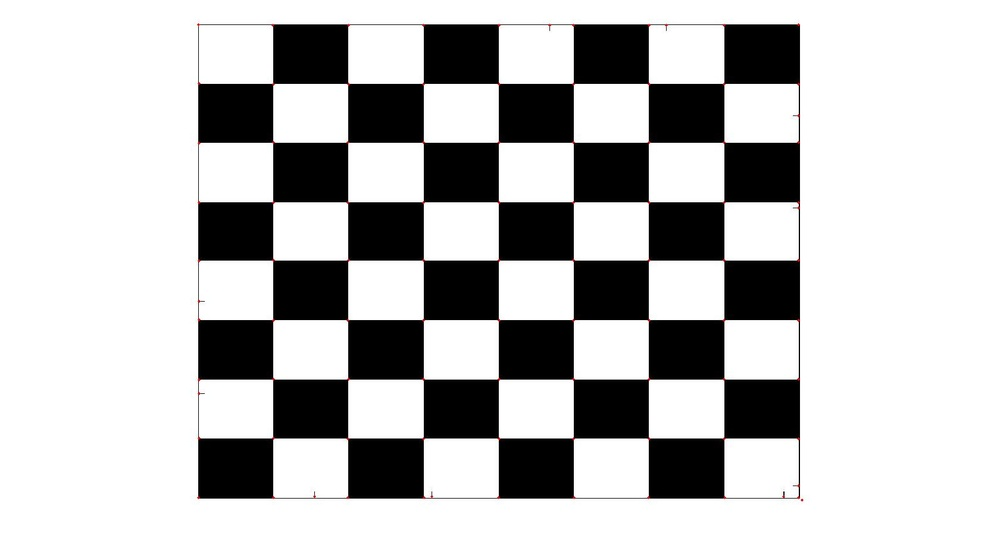
%> input picture corner_detection/harris.jpg, 1000 x 545 px, shrunk from 1680 x 916 before the run
$ octave harrisConvolution.m   (GNU Octave 9; MATLAB toolbox functions it lacks are replaced by stand-ins)
%> lines starting %> are read from the running program, lines starting %| are printed output that depends on the picture; in (x1, y1, x2, y2) boxes, pixels count from 0 and x2, y2 are one past the last pixel; in counts of white or black regions, pixels touching at a corner belong together; the program's own positions count from 1
clear all;

% read image
I = imread('harris.jpg');
%> I is the input picture: size 545x1000x3 uint8; mean R, G, B 187.8, 187.7, 187.7
I = rgb2gray(I);
%> I: size 545x1000 uint8
I = im2double(I);
%> I: size 545x1000 double

% initialize sobel filter masks
sobelX = [1 0 -1; 2 0 -2; 1 0 -1];
sobelY = [1 2 1; 0 0 0; -1 -2 -1];

% compute gradients
Ix = conv2(I, sobelX, 'same');
Iy = conv2(I, sobelY, 'same');
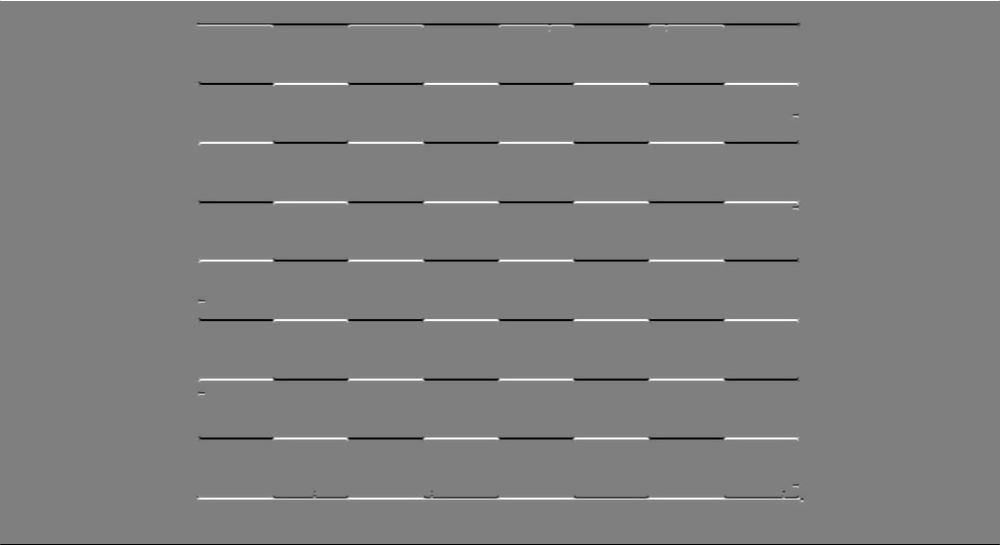
%> Iy: size 545x1000 double; min -4, max 4, mean -8.34e-19; drawn with min black and max white

Ix2 = Ix.^2;
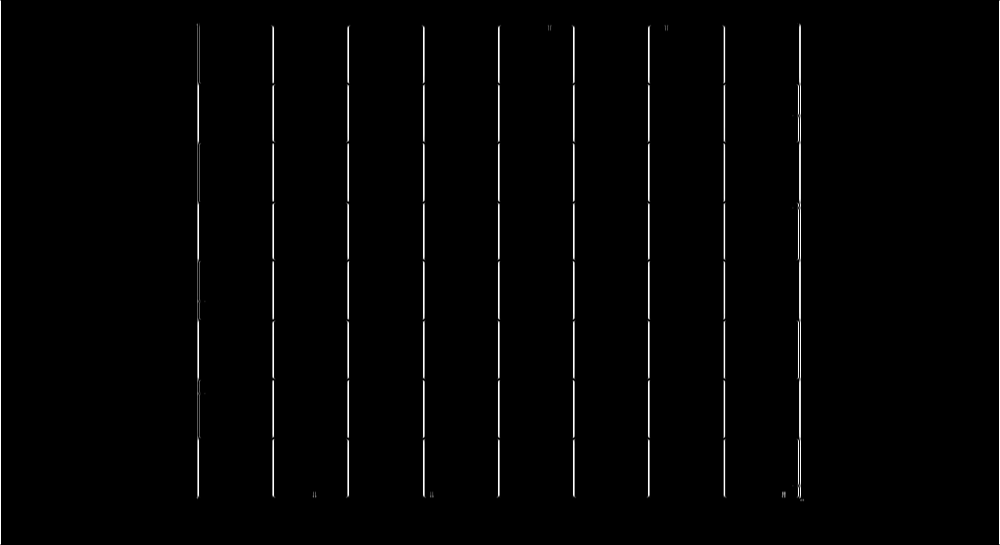
%> Ix2: size 545x1000 double; min 0, max 16, mean 0.226; drawn with min black and max white
Iy2 = Iy.^2;
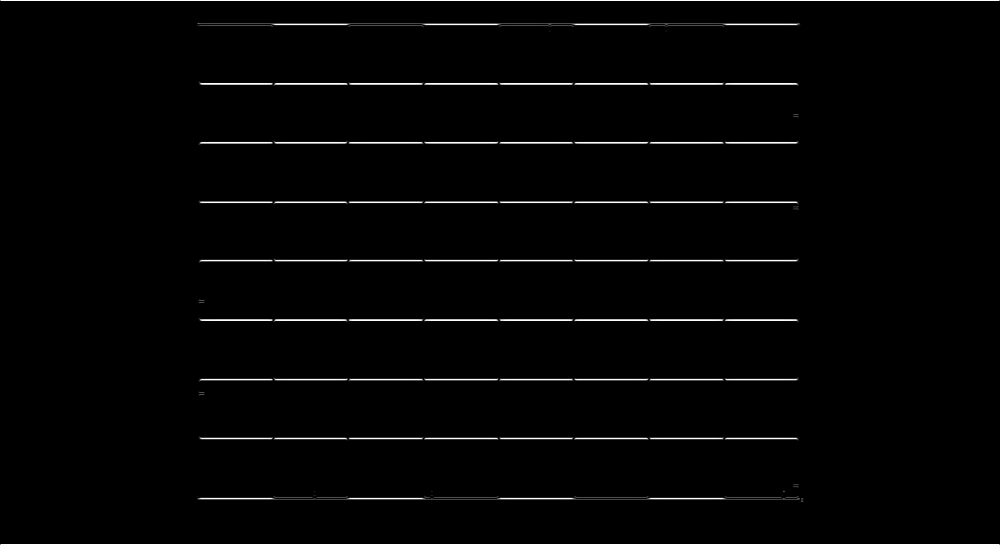
%> Iy2: size 545x1000 double; min 0, max 16, mean 0.286; drawn with min black and max white
Ixy = Ix.*Iy;

% gaussian filter
Ix2 = imgaussfilt(Ix2);
Iy2 = imgaussfilt(Iy2);
Ixy = imgaussfilt(Ixy);

% Sum up M over window using conv2
M11 = Ix2;
M12 = Ixy;
M21 = Ixy;
M22 = Iy2;

sumFilter = [1 1 1; 1 1 1; 1 1 1];

M11sum = conv2(M11, sumFilter, 'same');
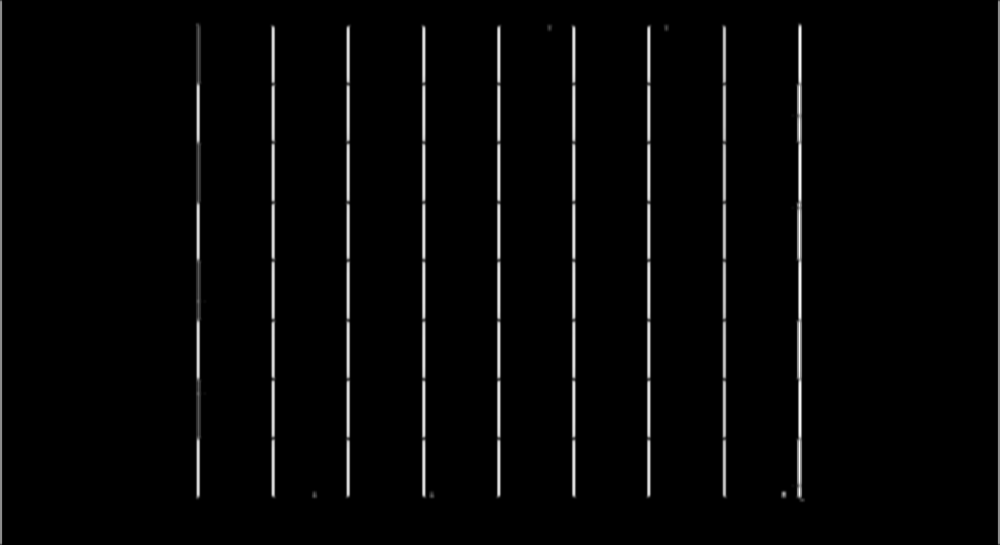
%> M11sum: size 545x1000 double; min 0, max 86.6, mean 1.9; drawn with min black and max white
M12sum = conv2(M12, sumFilter, 'same');
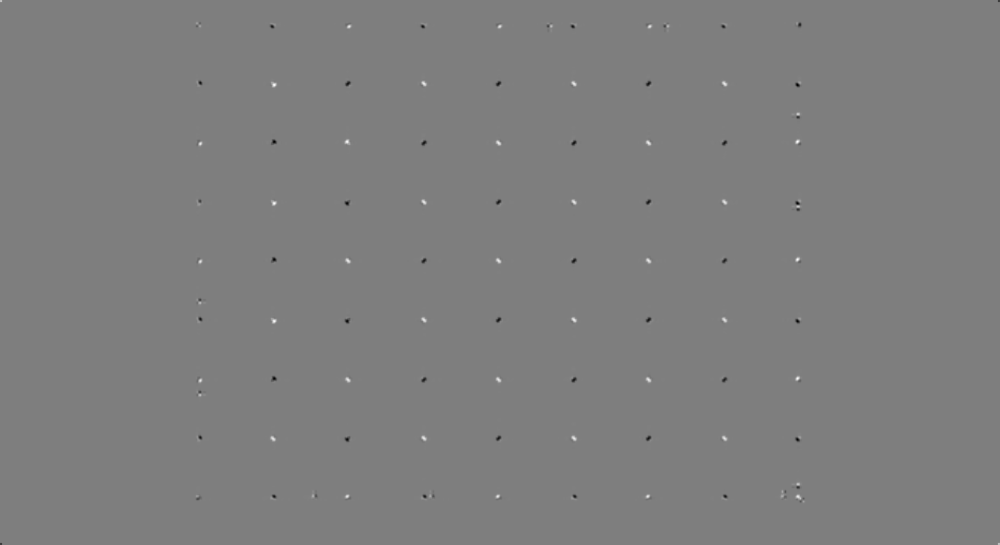
%> M12sum: size 545x1000 double; min -17.59, max 17.77, mean -0.000445; drawn with min black and max white
M21sum = conv2(M21, sumFilter, 'same');
M22sum = conv2(M22, sumFilter, 'same');
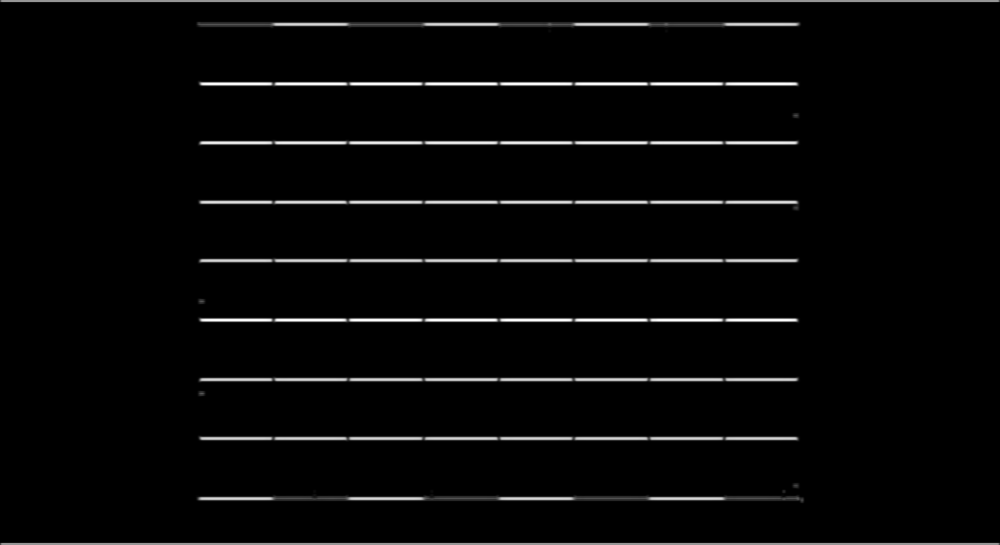
%> M22sum: size 545x1000 double; min 0, max 81.07, mean 2.4; drawn with min black and max white

% calculate eigenvalue
eigenValue = 0.5 * ((M11sum + M22sum) - sqrt(4*M12sum.* M21sum + (M11sum - M22sum).^2));

% threshold
threshold = 0.5;

% display
imshow(eigenValue > threshold);
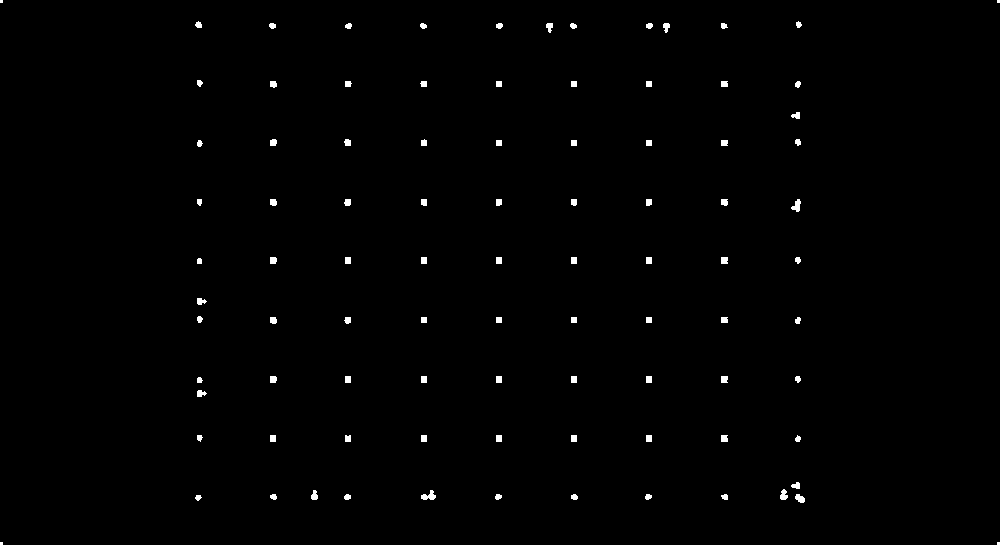
%> displayed picture: size 545x1000 logical; 0.66% white; 93 white regions (4 under 20 px), largest, box (x1, y1, x2, y2) and area: (421, 490, 436, 500) 87, (791, 199, 801, 212) 75, (780, 489, 788, 500) 62

$ run again, with corner_detection/Capture.PNG saved as corner_detection/harris.jpg
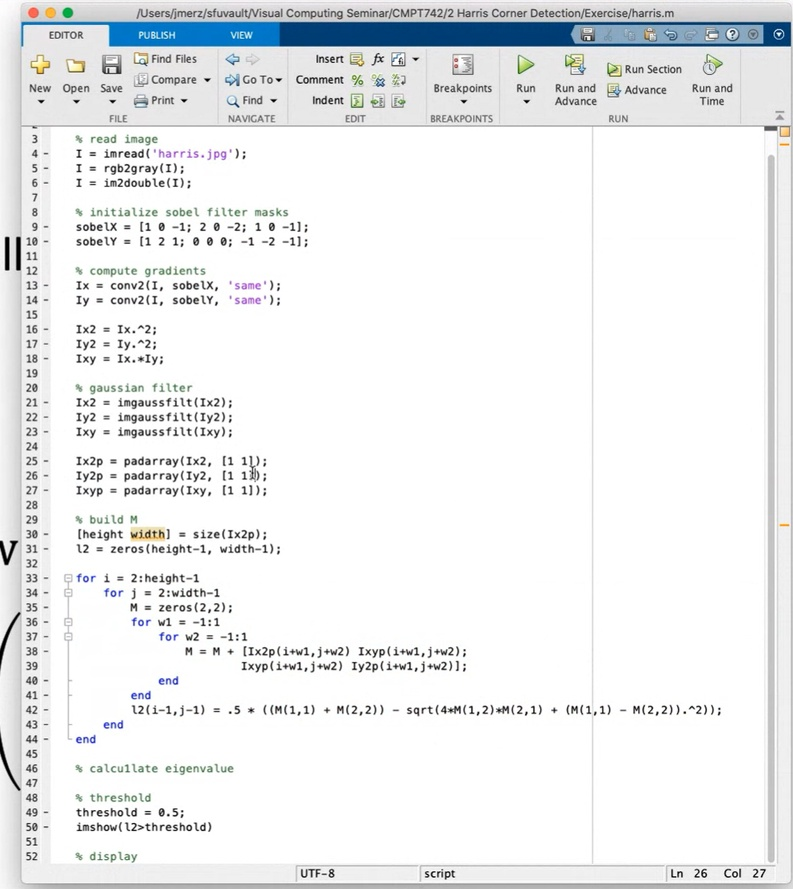
%> input picture corner_detection/Capture.PNG, 793 x 889 px, shrunk from 985 x 1104 before the run
%> I is the input picture: size 889x793x3 uint8; mean R, G, B 236.9, 238.6, 239.6
%> `Ixy = Ix.*Iy;`:
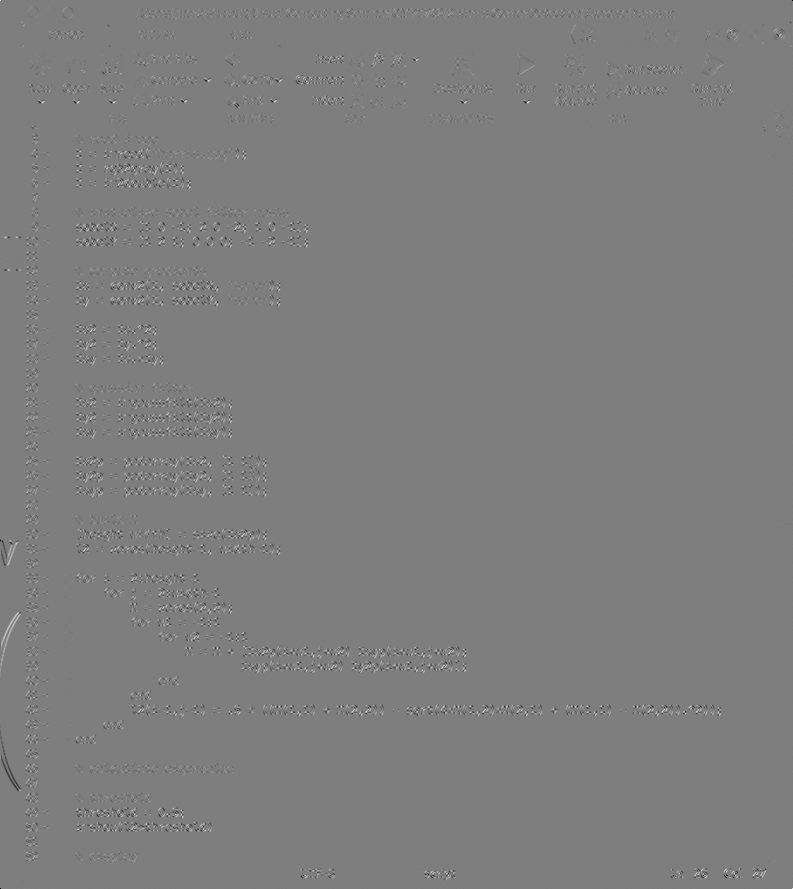
%> Ixy: size 889x793 double; min -8.63, max 8.81, mean 0.00168; drawn with min black and max white
%> `imshow(eigenValue > threshold);`:
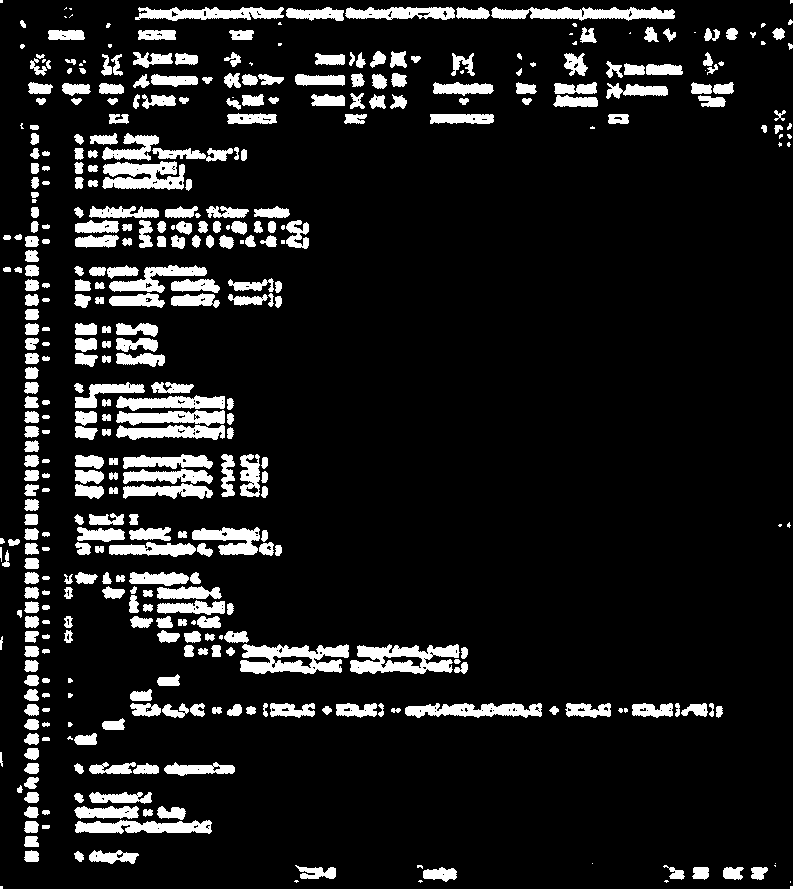
%> displayed picture: size 889x793 logical; 11.2% white; 427 white regions (57 under 20 px), largest, box (x1, y1, x2, y2) and area: (240, 644, 349, 674) 2125, (350, 644, 460, 674) 2087, (102, 161, 185, 190) 1710
